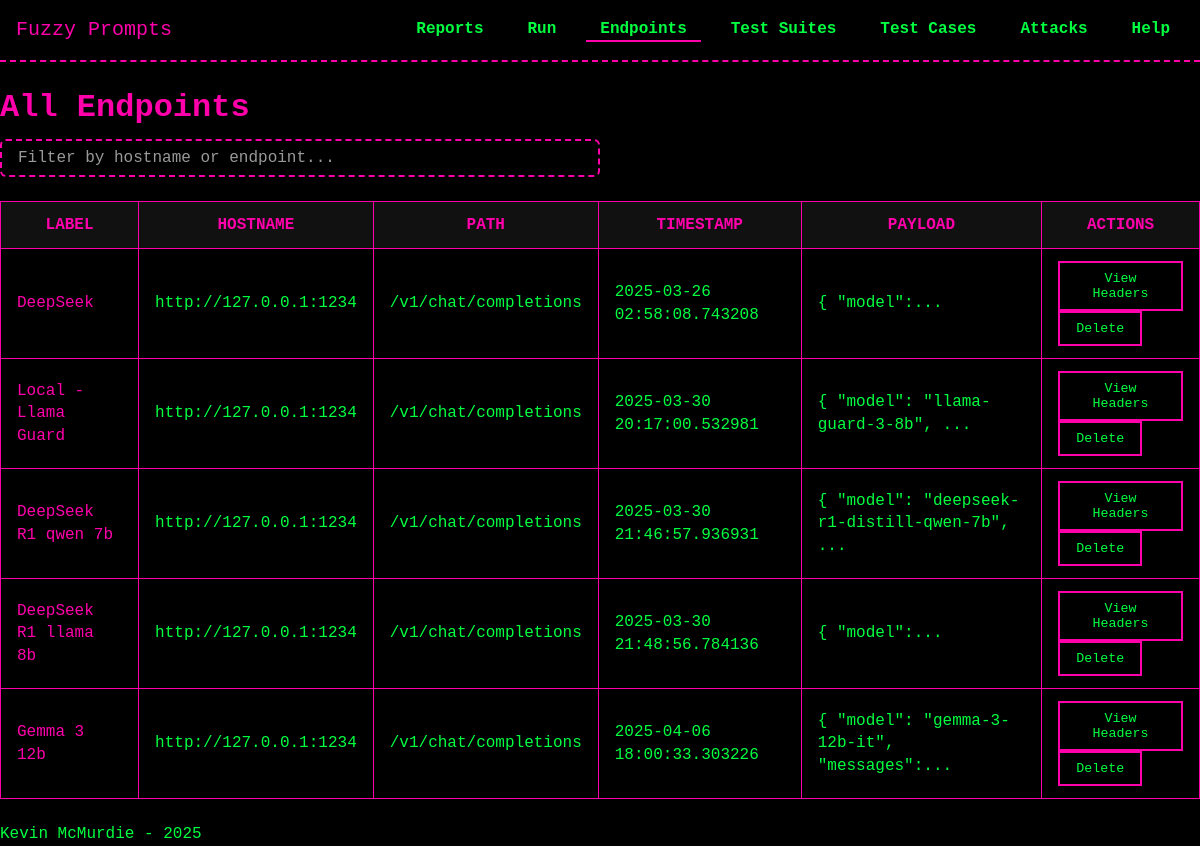
The app's page /endpoints/ with its own data.
### models/model_Endpoints.py (models this page shows, shortened)
class Endpoint(db.Model):
    __tablename__ = 'endpoints'
    id = db.Column(db.Integer, primary_key=True)
    name = db.Column(db.String(255), nullable=False)  # New name attribute
    hostname = db.Column(db.String, nullable=False)
    endpoint = db.Column(db.String, nullable=False)
    http_payload = db.Column(db.Text, nullable=True)   # HTTP payload sent with the request, should handle and store as JSON
    timestamp = db.Column(db.DateTime, default=datetime.utcnow)  # <--- ADDED TIMESTAMP
    headers = db.relationship('APIHeader', back_populates='endpoint', cascade='all, delete-orphan')
    test_runs = db.relationship('TestRun', back_populates='endpoint')
    dialogues = db.relationship("Dialogue", back_populates="endpoint", cascade="all, delete-orphan")

### routes/endpoints.py (the view)
@endpoints_bp.route('/', methods=['GET'])
def list_endpoints():
    endpoints = Endpoint.query.all()
    return render_template('endpoints/list_endpoints.html', endpoints=endpoints)

### templates/endpoints/list_endpoints.html (shortened to what this page needs)
{% extends "base.html" %}
{% block head %}
  <link rel="stylesheet" href="{{ url_for('static', filename='css/tables.css') }}">
{% endblock %}
{% block content %}
<h1>All Endpoints</h1>
<input
  type="text"
  id="searchEndpoint"
  placeholder="Filter by hostname or endpoint..."
  class="search-bar"
>
<table id="endpointsTable">
  <thead>
    <tr>
      <th>Label</th>
      <th>Hostname</th>
      <th>Path</th>
      <th>Timestamp</th>
      <th>Payload</th>
      <th>Actions</th>
    </tr>
  </thead>
  <tbody>
    {% for ep in endpoints %}
      <tr>
        <td>
          <a href="{{ url_for('endpoints_bp.view_endpoint_details', endpoint_id=ep.id) }}">
            {{ ep.name }}
          </a>
        </td>
        <td>{{ ep.hostname }}</td>
        <td>{{ ep.endpoint }}</td>
        <td>
          {% if ep.timestamp %}
            {{ ep.timestamp }}
          {% else %}
            --
          {% endif %}
        </td>
        <td title="{{ ep.http_payload | prettyjson }}">
          {% if ep.http_payload %}
            {{ ep.http_payload | truncate(50) }}
          {% else %}
            --
          {% endif %}
        </td>
        <td>
            <button
              type="button"
              class="view-headers-btn"
              data-endpoint-id="{{ ep.id }}"
            >
              View Headers
            </button>
            <form action="{{ url_for('endpoints_bp.delete_endpoint', endpoint_id=ep.id) }}" method="POST" style="display:inline;">
              <button
                type="submit"
                class="delete-endpoint-btn"
                onclick="return confirm('Are you sure you want to delete this endpoint?');"
              >
                Delete
              </button>
            </form>
        </td>
      </tr>
    {% endfor %}
  </tbody>
</table>
{% endblock %}

### static/css/theme.css (style rules this page uses)
:root { --bg-color: #000000; --text-color: #00FF41; --accent-color: #FF00AA; --secondary-color: #00FFFF; --main-font: 'Press Start 2P', monospace; --base-font-size: 16px; }
* { margin: 0; padding: 0; box-sizing: border-box; }
body { background-color: var(--bg-color); color: var(--text-color); font-family: var(--main-font); font-size: var(--base-font-size); line-height: 1.4; padding-top: 70px; }
a { color: var(--accent-color); text-decoration: none; }
h1, h2, h3, h4, h5, h6 { color: var(--accent-color); margin: 1rem 0 0.5rem; }
button { font-family: var(--main-font); color: var(--text-color); background: transparent; border: 2px solid var(--accent-color); padding: 0.5rem 1rem; cursor: pointer; transition: all 0.2s; }
.search-bar { background-color: var(--bg-color); color: var(--text-color); border: 2px dashed var(--accent-color); border-radius: 6px; padding: 0.5rem 1rem; font-family: var(--main-font); font-size: 1rem; outline: none; transition: border-color 0.2s, box-shadow 0.2s; width: 50%; }
.search-bar::placeholder { color: rgba(255, 255, 255, 0.6); opacity: 1; }

### static/css/tables.css (style rules this page uses)
table { width: 100%; border-collapse: collapse; margin: 1.5rem 0; }
th, td { padding: 0.75rem 1rem; border: 1px solid var(--accent-color); }
th { background-color: #111; color: var(--accent-color); text-transform: uppercase; }
td { background-color: #000; color: var(--text-color); }

### records on screen
Endpoint: name "DeepSeek", hostname "http://127.0.0.1:1234", endpoint "/v1/chat/completions", timestamp "2025-03-26 02:58:08.743208", http_payload "{ \"model\":..."
Endpoint: name "Local - Llama Guard", hostname "http://127.0.0.1:1234", endpoint "/v1/chat/completions", timestamp "2025-03-30 20:17:00.532981", http_payload "{ \"model\": \"llama-guard-3-8b\", ..."
Endpoint: name "DeepSeek R1 qwen 7b", hostname "http://127.0.0.1:1234", endpoint "/v1/chat/completions", timestamp "2025-03-30 21:46:57.936931", http_payload "{ \"model\": \"deepseek-r1-distill-qwen-7b\", ..."
Endpoint: name "DeepSeek R1 llama 8b", hostname "http://127.0.0.1:1234", endpoint "/v1/chat/completions", timestamp "2025-03-30 21:48:56.784136", http_payload "{ \"model\":..."
Endpoint: name "Gemma 3 12b", hostname "http://127.0.0.1:1234", endpoint "/v1/chat/completions", timestamp "2025-04-06 18:00:33.303226", http_payload "{ \"model\": \"gemma-3-12b-it\", \"messages\":..."
